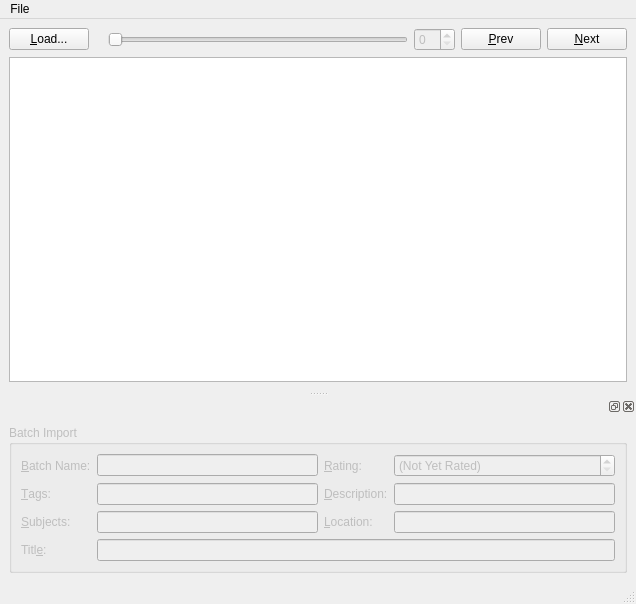
<?xml version="1.0" encoding="UTF-8"?>
<ui version="4.0">
 <class>MainWindow</class>
 <widget class="QMainWindow" name="MainWindow">
  <property name="geometry">
   <rect>
    <x>0</x>
    <y>0</y>
    <width>636</width>
    <height>604</height>
   </rect>
  </property>
  <property name="windowTitle">
   <string>Image Processor </string>
  </property>
  <widget class="QWidget" name="centralwidget">
   <layout class="QVBoxLayout" name="verticalLayout_3">
    <item>
     <layout class="QHBoxLayout" name="horizontalLayout_4">
      <item>
       <widget class="QPushButton" name="loadBtn">
        <property name="text">
         <string>&amp;Load...</string>
        </property>
       </widget>
      </item>
      <item>
       <widget class="QLabel" name="filenameLabel">
        <property name="text">
         <string/>
        </property>
       </widget>
      </item>
      <item>
       <widget class="QSlider" name="imageSlider">
        <property name="enabled">
         <bool>false</bool>
        </property>
        <property name="orientation">
         <enum>Qt::Horizontal</enum>
        </property>
       </widget>
      </item>
      <item>
       <widget class="QSpinBox" name="gotoBox">
        <property name="enabled">
         <bool>false</bool>
        </property>
       </widget>
      </item>
      <item>
       <widget class="QPushButton" name="prevBtn">
        <property name="text">
         <string>&amp;Prev</string>
        </property>
       </widget>
      </item>
      <item>
       <widget class="QPushButton" name="nextBtn">
        <property name="text">
         <string>&amp;Next</string>
        </property>
       </widget>
      </item>
     </layout>
    </item>
    <item>
     <widget class="MainGraphicsView" name="graphicsView"/>
    </item>
   </layout>
  </widget>
  <widget class="QMenuBar" name="menubar">
   <property name="geometry">
    <rect>
     <x>0</x>
     <y>0</y>
     <width>636</width>
     <height>25</height>
    </rect>
   </property>
   <widget class="QMenu" name="menuFile">
    <property name="title">
     <string>File</string>
    </property>
    <addaction name="actionLoadFolder"/>
    <addaction name="actionExit"/>
   </widget>
   <addaction name="menuFile"/>
  </widget>
  <widget class="QStatusBar" name="statusbar"/>
  <widget class="QDockWidget" name="dockWidget">
   <attribute name="dockWidgetArea">
    <number>8</number>
   </attribute>
   <widget class="QWidget" name="dockWidgetContents">
    <layout class="QVBoxLayout" name="verticalLayout_2">
     <item>
      <widget class="QGroupBox" name="groupBox">
       <property name="enabled">
        <bool>false</bool>
       </property>
       <property name="title">
        <string>Batch Import</string>
       </property>
       <layout class="QVBoxLayout" name="verticalLayout">
        <item>
         <layout class="QGridLayout" name="gridLayout">
          <item row="1" column="0">
           <widget class="QLabel" name="label_3">
            <property name="text">
             <string>&amp;Batch Name:</string>
            </property>
            <property name="buddy">
             <cstring>batchname</cstring>
            </property>
           </widget>
          </item>
          <item row="1" column="1">
           <widget class="QLineEdit" name="batchname"/>
          </item>
          <item row="1" column="2">
           <widget class="QLabel" name="label_8">
            <property name="text">
             <string>&amp;Rating:</string>
            </property>
            <property name="buddy">
             <cstring>rating</cstring>
            </property>
           </widget>
          </item>
          <item row="1" column="3">
           <widget class="QSpinBox" name="rating">
            <property name="specialValueText">
             <string>(Not Yet Rated)</string>
            </property>
            <property name="suffix">
             <string> stars</string>
            </property>
            <property name="maximum">
             <number>5</number>
            </property>
           </widget>
          </item>
          <item row="2" column="0">
           <widget class="QLabel" name="label_4">
            <property name="text">
             <string>&amp;Tags:</string>
            </property>
            <property name="buddy">
             <cstring>tags</cstring>
            </property>
           </widget>
          </item>
          <item row="2" column="1">
           <widget class="QLineEdit" name="tags"/>
          </item>
          <item row="2" column="2">
           <widget class="QLabel" name="label_6">
            <property name="text">
             <string>&amp;Description:</string>
            </property>
            <property name="buddy">
             <cstring>description</cstring>
            </property>
           </widget>
          </item>
          <item row="2" column="3">
           <widget class="QLineEdit" name="description"/>
          </item>
          <item row="3" column="0">
           <widget class="QLabel" name="label_5">
            <property name="text">
             <string>&amp;Subjects:</string>
            </property>
            <property name="buddy">
             <cstring>subjects</cstring>
            </property>
           </widget>
          </item>
          <item row="3" column="1">
           <widget class="QLineEdit" name="subjects"/>
          </item>
          <item row="3" column="2">
           <widget class="QLabel" name="label_7">
            <property name="text">
             <string>&amp;Location:</string>
            </property>
            <property name="buddy">
             <cstring>location</cstring>
            </property>
           </widget>
          </item>
          <item row="3" column="3">
           <widget class="QLineEdit" name="location"/>
          </item>
          <item row="4" column="1" colspan="3">
           <widget class="QLineEdit" name="title"/>
          </item>
          <item row="4" column="0">
           <widget class="QLabel" name="label_2">
            <property name="text">
             <string>Titl&amp;e:</string>
            </property>
            <property name="buddy">
             <cstring>title</cstring>
            </property>
           </widget>
          </item>
         </layout>
        </item>
       </layout>
      </widget>
     </item>
    </layout>
   </widget>
  </widget>
  <action name="actionExit">
   <property name="text">
    <string>Exit</string>
   </property>
  </action>
  <action name="actionLoadFolder">
   <property name="text">
    <string>Load Folder ...</string>
   </property>
  </action>
 </widget>
 <customwidgets>
  <customwidget>
   <class>MainGraphicsView</class>
   <extends>QGraphicsView</extends>
   <header>MainGraphicsView.h</header>
  </customwidget>
 </customwidgets>
 <tabstops>
  <tabstop>batchname</tabstop>
  <tabstop>rating</tabstop>
  <tabstop>tags</tabstop>
  <tabstop>description</tabstop>
  <tabstop>subjects</tabstop>
  <tabstop>location</tabstop>
 </tabstops>
 <resources/>
 <connections>
  <connection>
   <sender>imageSlider</sender>
   <signal>valueChanged(int)</signal>
   <receiver>gotoBox</receiver>
   <slot>setValue(int)</slot>
   <hints>
    <hint type="sourcelabel">
     <x>282</x>
     <y>48</y>
    </hint>
    <hint type="destinationlabel">
     <x>420</x>
     <y>40</y>
    </hint>
   </hints>
  </connection>
  <connection>
   <sender>gotoBox</sender>
   <signal>valueChanged(int)</signal>
   <receiver>imageSlider</receiver>
   <slot>setValue(int)</slot>
   <hints>
    <hint type="sourcelabel">
     <x>423</x>
     <y>48</y>
    </hint>
    <hint type="destinationlabel">
     <x>253</x>
     <y>48</y>
    </hint>
   </hints>
  </connection>
 </connections>
</ui>
